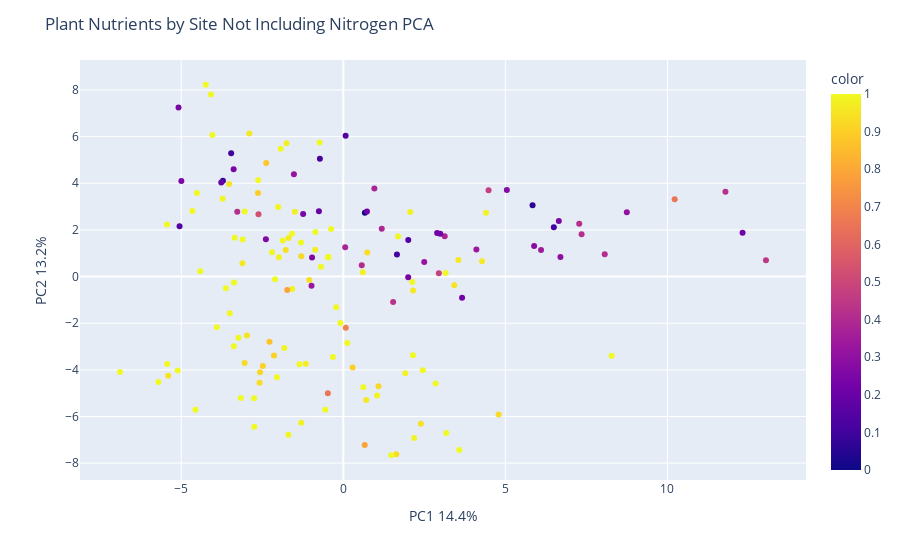

Notebook code for this chart:
### Code cell
X = pivoted_df[top_100.index]

pca = PCA(n_components=2)
components = pca.fit_transform(X)

fig = px.scatter(components, x=0, y=1, color=pivoted_df['V2'])
fig.update_layout(
    title = "Plant Nutrients by Site Not Including Nitrogen PCA",
    xaxis_title="PC1 " + str(round(100*pca.explained_variance_ratio_[0], 1)) + '%',
    yaxis_title="PC2 " + str(round(100*pca.explained_variance_ratio_[1], 1)) + '%')
fig.show()

### Figure 1 — Plotly figure (JSON) as saved in the notebook; plotly's stock layout.template omitted (floating-point values rounded to 4 significant figures; data arrays with more than 128 entries replaced by an {"elided": "..."} marker saying what was removed)
{"data": [{"hovertemplate": "0=%{x}<br>1=%{y}<br>color=%{marker.color}<extra></extra>", "legendgroup": "", "marker": {"color": {"elided": "154 float values"}, "coloraxis": "coloraxis", "symbol": "circle"}, "mode": "markers", "name": "", "orientation": "v", "showlegend": false, "type": "scatter", "x": {"elided": "154 float values"}, "xaxis": "x", "y": {"elided": "154 float values"}, "yaxis": "y"}], "layout": {"coloraxis": {"colorbar": {"title": {"text": "color"}}, "colorscale": [[0, "#0d0887"], [0.1111, "#46039f"], [0.2222, "#7201a8"], [0.3333, "#9c179e"], [0.4444, "#bd3786"], [0.5556, "#d8576b"], [0.6667, "#ed7953"], [0.7778, "#fb9f3a"], [0.8889, "#fdca26"], [1, "#f0f921"]]}, "legend": {"tracegroupgap": 0}, "margin": {"t": 60}, "title": {"text": "Plant Nutrients by Site Not Including Nitrogen PCA"}, "xaxis": {"anchor": "y", "domain": [0, 1], "title": {"text": "PC1 14.4%"}}, "yaxis": {"anchor": "x", "domain": [0, 1], "title": {"text": "PC2 13.2%"}}}}
